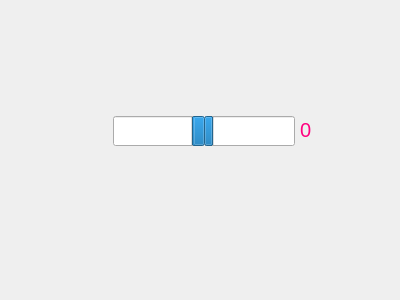
<?xml version="1.0" encoding="UTF-8"?>
<ui version="4.0">
 <class>ProgressBar2</class>
 <widget class="QWidget" name="ProgressBar2">
  <property name="geometry">
   <rect>
    <x>0</x>
    <y>0</y>
    <width>400</width>
    <height>300</height>
   </rect>
  </property>
  <property name="windowTitle">
   <string>Form</string>
  </property>
  <widget class="QWidget" name="layoutWidget">
   <property name="geometry">
    <rect>
     <x>113</x>
     <y>115</y>
     <width>182</width>
     <height>32</height>
    </rect>
   </property>
   <layout class="QHBoxLayout" name="horizontalLayout">
    <property name="spacing">
     <number>0</number>
    </property>
    <item>
     <widget class="QProgressBar" name="leftBar">
      <property name="minimumSize">
       <size>
        <width>0</width>
        <height>30</height>
       </size>
      </property>
      <property name="value">
       <number>10</number>
      </property>
      <property name="textVisible">
       <bool>false</bool>
      </property>
      <property name="invertedAppearance">
       <bool>true</bool>
      </property>
      <property name="textDirection">
       <enum>QProgressBar::TopToBottom</enum>
      </property>
     </widget>
    </item>
    <item>
     <widget class="QProgressBar" name="rightBar">
      <property name="minimumSize">
       <size>
        <width>0</width>
        <height>30</height>
       </size>
      </property>
      <property name="value">
       <number>10</number>
      </property>
      <property name="textVisible">
       <bool>false</bool>
      </property>
      <property name="invertedAppearance">
       <bool>false</bool>
      </property>
     </widget>
    </item>
   </layout>
  </widget>
  <widget class="QLabel" name="valLab">
   <property name="geometry">
    <rect>
     <x>300</x>
     <y>120</y>
     <width>91</width>
     <height>20</height>
    </rect>
   </property>
   <property name="styleSheet">
    <string notr="true">color: rgb(255, 0, 127);font:20px;</string>
   </property>
   <property name="text">
    <string>0</string>
   </property>
  </widget>
 </widget>
 <resources/>
 <connections/>
</ui>
